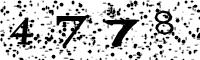
#> input picture image.jpg, 200 x 60 px
$ python start.py
#> lines starting #> are read from the running program, lines starting #| are printed output that depends on the picture
from PIL import Image
from operator import itemgetter

def change_contrast(img, level):
    factor = (259 * (level + 255)) / (255 * (259 - level))
    def contrast(c):
        return 128 + factor * (c - 128)
    return img.point(contrast)

im = Image.open("image.jpg")
#> im is the input picture: PIL image 200x60 RGB; min 0, max 255, mean 196.9
im = im.convert("P")
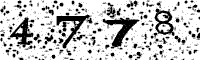
#> im: PIL image 200x60 P; mean R, G, B 197, 197, 197

im = change_contrast(im, 100)
#> in change_contrast, `return img.point(contrast)`:
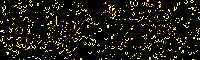
#> returned value: PIL image 200x60 P; mean R, G, B 26, 23.1, 14.4

############################################################
his = im.histogram()
#> his = 256 values, max 7292 at index 255, min 0 at index 1, mean 46.88

values = {}

for i in range(256):
  values[i] = his[i]
#> after the loop, values = 256 items

for j,k in sorted(values.items(), key=itemgetter(1), reverse=True)[:10]:
  print(j,k)
#> this loop made 10 passes
#> (j, k) on passes 1 to 10: (255, 7292), (0, 1864), (250, 1486), (153, 1016), (55, 341), (151, 1), (1, 0), (2, 0), (3, 0), (4, 0)
#| 255 7292
#| 0 1864
#| 250 1486
#| 153 1016
#| 55 341
#| 151 1
#| 1 0
#| 2 0
#> (further printed lines are left out)

#########################################################
im2 = Image.new("P",im.size,255)
#> im2: PIL image 200x60 P; every value is 0

temp = {}

for x in range(im.size[1]):
  for y in range(im.size[0]):
    pix = im.getpixel((y, x))
    temp[pix] = pix
    if pix == 0: # these are the numbers to get
      im2.putpixel((y,x),0)
#> after the loop, temp = {255: 255, 153: 153, 250: 250, 0: 0, 55: 55, 151: 151}

im2.save("output.gif")
